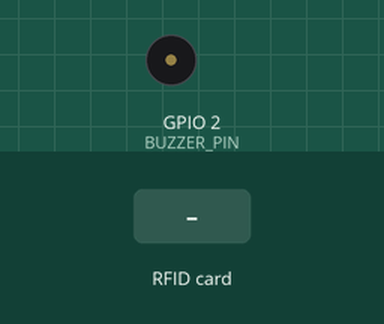
This sketch was run on a simulated ESP32. Parts: buzzer (waves = sounding, pin HIGH). The inputs (shaded band) are chosen by the test bench. WiFi joins after 1.5 s; servers stay silent unless stated; uploads are accepted with an empty reply; what the sketch prints to the serial monitor is not drawn.

Above: at 2.9 s.
3.0 s: RFID card 5E 7A 19 C4 held to the reader
At 3.32 s:
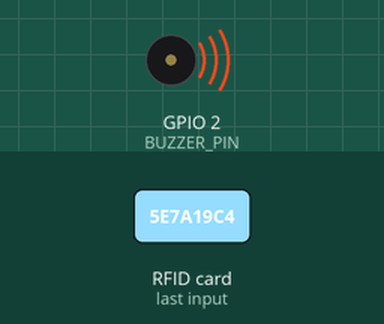
Timing chart, 0 to 6.0 s (numbered marks = the images above; inputs shaded):
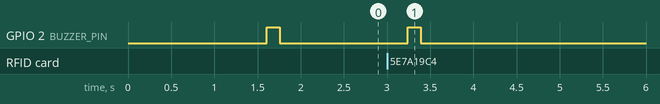

The sketch:

esp32_rfid_scanner.ino
```cpp
#include <WiFi.h>
#include <HTTPClient.h>
#include <SPI.h>
#include <MFRC522.h>
#include <ArduinoJson.h>

// ==================== CONFIGURATION ====================
// Phone Hotspot Credentials
const char* WIFI_SSID     = "ayaw ko nga.";
const char* WIFI_PASSWORD = "123456789";

// Server API Endpoint (Laptop IP on Hotspot)
const char* SERVER_URL    = "http://192.168.100.75:5000/api/attendance/scan";

// RFID API Key (Matches server/.env)
const char* RFID_API_KEY  = "fd3f275475be3609826b4932bb1e3a3db5de796fbcf499e503f6e3de6dde829c";

// Terminal Name
const char* TERMINAL_ID   = "ESP32-GATE-TERMINAL";

// ==================== PIN DEFINITIONS ====================
#define SS_PIN     5
#define RST_PIN    22
#define BUZZER_PIN 2   // Onboard LED or Active Buzzer (optional)

MFRC522 mfrc522(SS_PIN, RST_PIN);

// Prevent repeat reads within 3 seconds for the same card
String lastScannedUid = "";
unsigned long lastScanTime = 0;
const unsigned long DEBOUNCE_DELAY_MS = 3000;

// ==================== BEEP / SOUND FEEDBACK ====================
void feedbackSuccess() {
  digitalWrite(BUZZER_PIN, HIGH);
  delay(150);
  digitalWrite(BUZZER_PIN, LOW);
}

void feedbackError() {
  for (int i = 0; i < 2; i++) {
    digitalWrite(BUZZER_PIN, HIGH);
    delay(100);
    digitalWrite(BUZZER_PIN, LOW);
    delay(80);
  }
}

void feedbackUnregistered() {
  for (int i = 0; i < 3; i++) {
    digitalWrite(BUZZER_PIN, HIGH);
    delay(200);
    digitalWrite(BUZZER_PIN, LOW);
    delay(100);
  }
}

// ==================== WIFI CONNECT ====================
void connectToWiFi() {
  Serial.print("Connecting to Hotspot: ");
  Serial.println(WIFI_SSID);
  WiFi.mode(WIFI_STA);
  WiFi.begin(WIFI_SSID, WIFI_PASSWORD);

  int attempts = 0;
  while (WiFi.status() != WL_CONNECTED && attempts < 30) {
    delay(500);
    Serial.print(".");
    attempts++;
  }

  if (WiFi.status() == WL_CONNECTED) {
    Serial.println("\n[Wi-Fi] Connected to Hotspot!");
    Serial.print("[Wi-Fi] ESP32 IP Address: ");
    Serial.println(WiFi.localIP());
    feedbackSuccess();
  } else {
    Serial.println("\n[Wi-Fi] Connection Failed. Will retry automatically.");
  }
}

// ==================== SEND SCAN TO BUILDTRACK SERVER ====================
void sendScanToServer(String uid) {
  if (WiFi.status() != WL_CONNECTED) {
    Serial.println("[HTTP] Reconnecting to Wi-Fi...");
    WiFi.disconnect();
    WiFi.reconnect();
    unsigned long start = millis();
    while (WiFi.status() != WL_CONNECTED && millis() - start < 5000) {
      delay(200);
    }
    if (WiFi.status() != WL_CONNECTED) {
      Serial.println("[HTTP] Wi-Fi unavailable.");
      feedbackError();
      return;
    }
  }

  HTTPClient http;
  http.begin(SERVER_URL);
  http.addHeader("Content-Type", "application/json");
  http.addHeader("x-rfid-api-key", RFID_API_KEY);
  http.setTimeout(8000);

  StaticJsonDocument<256> doc;
  doc["rfid_uid"] = uid;
  doc["scan_source"] = "RFID";
  doc["terminal_id"] = TERMINAL_ID;

  String requestBody;
  serializeJson(doc, requestBody);

  Serial.println("\n--- [CARD TAPPED] ---");
  Serial.print("UID: ");
  Serial.println(uid);

  int httpCode = http.POST(requestBody);

  if (httpCode > 0) {
    String response = http.getString();
    Serial.print("[HTTP Status]: ");
    Serial.println(httpCode);
    Serial.print("[Response]: ");
    Serial.println(response);

    StaticJsonDocument<512> resDoc;
    DeserializationError error = deserializeJson(resDoc, response);

    if (!error) {
      bool success = resDoc["success"] | false;
      const char* workerName = resDoc["worker_name"] | "Worker";
      const char* action = resDoc["action"] | "";
      const char* errMsg = resDoc["error"] | "";

      if (success) {
        Serial.print(">>> SUCCESS: ");
        Serial.print(workerName);
        Serial.print(" - ");
        Serial.println(action);
        feedbackSuccess();
      } else if (httpCode == 404) {
        Serial.print(">>> UNREGISTERED CARD: ");
        Serial.println(errMsg);
        feedbackUnregistered();
      } else {
        Serial.print(">>> NOTICE: ");
        Serial.println(errMsg);
        feedbackError();
      }
    } else {
      feedbackSuccess();
    }
  } else {
    Serial.print("[HTTP] Request failed: ");
    Serial.println(http.errorToString(httpCode).c_str());
    feedbackError();
  }

  http.end();
}

// ==================== SETUP ====================
void setup() {
  Serial.begin(115200);
  while (!Serial && millis() < 3000);

  pinMode(BUZZER_PIN, OUTPUT);
  digitalWrite(BUZZER_PIN, LOW);

  Serial.println("\n==========================================");
  Serial.println("  BuildTrack RFID Scanner Starting        ");
  Serial.println("==========================================");

  SPI.begin();
  mfrc522.PCD_Init();
  delay(50);

  connectToWiFi();

  Serial.println("\n>> Ready! Waiting for RFID cards...");
}

// ==================== MAIN LOOP ====================
void loop() {
  // Check for new card
  if (!mfrc522.PICC_IsNewCardPresent()) {
    delay(50);
    return;
  }
  // Read card serial
  if (!mfrc522.PICC_ReadCardSerial()) {
    delay(50);
    return;
  }

  // Convert UID to clean uppercase hex string
  String uidString = "";
  for (byte i = 0; i < mfrc522.uid.size; i++) {
    if (mfrc522.uid.uidByte[i] < 0x10) uidString += "0";
    uidString += String(mfrc522.uid.uidByte[i], HEX);
  }
  uidString.toUpperCase();

  // 3-second debounce per card
  unsigned long now = millis();
  if (uidString == lastScannedUid && (now - lastScanTime < DEBOUNCE_DELAY_MS)) {
    mfrc522.PICC_HaltA();
    mfrc522.PCD_StopCrypto1();
    return;
  }

  lastScannedUid = uidString;
  lastScanTime = now;

  // Send tap to BuildTrack server
  sendScanToServer(uidString);

  mfrc522.PICC_HaltA();
  mfrc522.PCD_StopCrypto1();
}
```

Measured:
- after the input at 3.0 s, GPIO 2 (BUZZER_PIN): LOW → HIGH after 0.24 s, → LOW 0.15 s later
